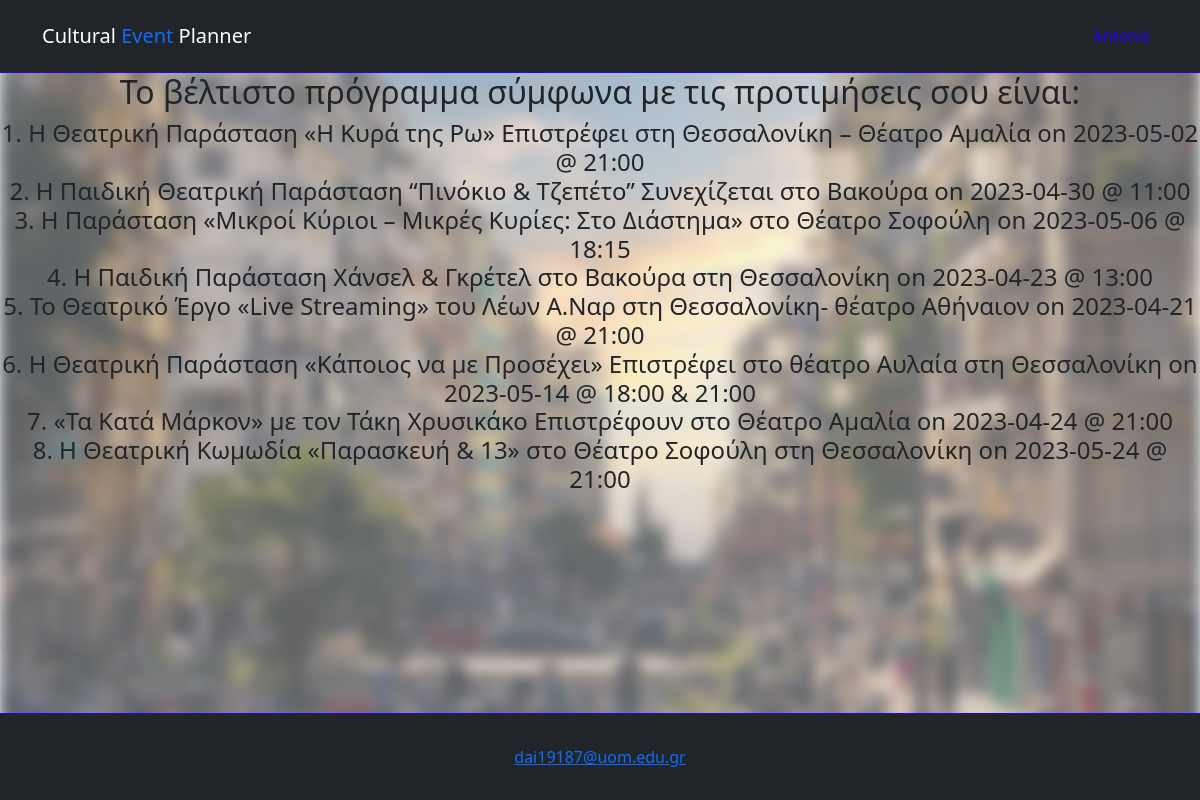
Screenshot of /result (signed in) with the database file from the repository.
### website/models.py (models this page shows)
class Result(db.Model):
    id = db.Column(db.Integer , primary_key = True )
    result = db.Column(db.String(1000))
    user_id =db.Column(db.Integer , db.ForeignKey('user.id'))

### website/result.py (the view)
@res.route('/result' , methods = ['GET' , 'POST'])
def result():
    id = current_user.id
    if request.method =='POST':
        result = list()
        weight = {}
        global count_id
        try:
            Result.query.filter_by(user_id=id).delete()
            db.session.commit()
        except:
            db.session.rollback()
        handle_request()
        for i in range(len(keys)) :
                weight[keys[i]]=values[i]
        items= list(weight.items())
        items.sort(key=lambda x: x[0])
        sorted_weight = {k: v for k, v in items}
        eventList= Event.query.all()
        DateList = Date.query.all()
        selected_array=list()
        for num in sorted_weight.keys():
            for i in range(len(eventList)):
                if num == eventList[i].id:
                    selected_array.append(eventList[i])
        Date_array=list()
        for events in selected_array:
            for date in DateList:
                if events.id == date.event_id:
                    Date_array.append(date)
        values_prior=list()
        for p in sorted_weight.values():
            values_prior.append(p)
        solver = pywraplp.Solver('EventScheduler', pywraplp.Solver.CBC_MIXED_INTEGER_PROGRAMMING)
        event_vars = {}
        date_vars = {}
        for event in selected_array:
            for date in Date_array:
                if date.event_id == event.id:
                    event_key = event.name
                    date_key = date.day.strftime("%Y-%m-%d")
                    if event_key not in event_vars:
                        event_vars[event_key] = {}
                    event_vars[event_key][date_key] = solver.BoolVar('')
                    if date_key not in date_vars:
                        date_vars[date_key] = solver.BoolVar('')
        for event_key in event_vars.keys():
            solver.Add(solver.Sum([event_vars[event_key][date_key] for date_key in event_vars[event_key].keys()]) <= 1)
        for date_key in date_vars.keys():
            solver.Add(solver.Sum([event_vars[event_key][date_key] for event_key in event_vars.keys() if date_key in event_vars[event_key]]) <= 1)
        objective = solver.Objective()
        c=0
        for event_key in event_vars.keys():
            priority = values_prior[c] # get the priority weight for this event
            c+=1
            for date_key in event_vars[event_key].keys():
                objective.SetCoefficient(event_vars[event_key][date_key], priority) # set the coefficient for this event and date combination
        objective.SetMaximization()
        p = 0
        status = solver.Solve()
        if status == solver.OPTIMAL:
            for event_key in event_vars.keys():
                for date_key in event_vars[event_key].keys():
                    if event_vars[event_key][date_key].solution_value() == 1:
                        p += 1
                        evid= Event.query.filter_by(name=event_key).first()
                        eventID=evid.id
                        obj  =  Date.query.filter_by(day=date_key).filter_by(event_id=eventID).first()
                        time = obj.time
                        result_string =str(p)+". "+ event_key + " on " + date_key +" @ " + time
                        result.append(result_string)
                        r = Result.query.filter_by(id = id).first()
                        if not r:
                            new_result = Result(result = result_string , user_id =id )
                            try:
                                db.session.add(new_result)
                            except:
                                db.session.rollback()
                                print("Raised Exeption result!!")
                                raise
        else:
            print("Solver returned non-optimal solution")
        db.session.commit()
        return  render_template('/result.html', user=  current_user, result= result)
    else:
        final_result = list()
        result = Result.query.filter_by(user_id = id).all()
        for result_item in result:
            final_result.append(result_item.result+'\n')
        return  render_template('/result.html', user=  current_user, result = final_result)

### website/templates/result.html (shortened to what this page needs)
<!DOCTYPE html>
<html>
<head>
    <link rel="stylesheet" href="static/front/stylesheet.css">
    <link href="https://cdn.jsdelivr.net/npm/bootstrap@5.3.0-alpha3/dist/css/bootstrap.min.css" rel="stylesheet">
</head>
<body style="background-color:aliceblue; text-align: center;">
    <nav class="navbar navbar-expand-lg navbar-dark bg-dark py-3 " style="border-bottom: 1px solid #2600ff">
        <div class="container">
          <a href="/" class="navbar-brand">Cultural <span class="text-primary">Event</span> Planner</a>
          <div class="collapse navbar-collapse" id="navmenu">
            <ul class="navbar-nav ms-auto">
                  <li class="nav-item">
                    <a href="/UserEvents" class="nav-link" style="color: #2600ff;">{{user.firstName}}</a>
                </li>
            </ul>
          </div>
        </div>
    </nav>
    <div>
        <img class="background" src="static/img/thess.jpg" alt="Aleq">
        {% if result  %}
        <h2>Το βέλτιστο πρόγραμμα σύμφωνα με τις προτιμήσεις σου είναι:</h2>
        <h4>
          {% for r in result %}
          {{r}}<br>
          {% endfor %}
          </h4>
        {%else%}
         Ωχ! Παρακαλώ επιλέξτε τις παραστάσεις για να βγεί κάποιο αποτέλεσμα.
        {%endif%}
    </div>
</body>
<footer class="p-4 bg-dark text-white text-center"  style="border-top: 1px solid #2600ff" >
    <div class="container">
      <button type="button" class="btn btn-link">dai19187@uom.edu.gr</button>
  </div>
  </footer>
</html>

### website/static/front/stylesheet.css (style rules this page uses)
img.background { position: absolute; left: 0px; top: 0px; z-index: -1; width: 100%; opacity: 0.60; height: 100%; -webkit-filter: blur(5px); filter: blur(7px); }
footer { position: fixed; bottom: 0; width: 100%; }

### rows the page displays
Result: result "1. Η Θεατρική Παράσταση «Η Κυρά της Ρω» Επιστρέφει στη Θεσσαλονίκη – Θέατρο Αμαλία on 2023-05-02 @ 21:00"
Result: result "2. Η Παιδική Θεατρική Παράσταση “Πινόκιο & Τζεπέτο” Συνεχίζεται στο Βακούρα on 2023-04-30 @ 11:00"
Result: result "3. Η Παράσταση «Μικροί Κύριοι – Μικρές Κυρίες: Στο Διάστημα» στο Θέατρο Σοφούλη on 2023-05-06 @ 18:15"
Result: result "4. Η Παιδική Παράσταση Χάνσελ & Γκρέτελ στο Βακούρα στη Θεσσαλονίκη on 2023-04-23 @ 13:00"
Result: result "5. Το Θεατρικό Έργο «Live Streaming» του Λέων Α.Ναρ στη Θεσσαλονίκη- θέατρο Αθήναιον on 2023-04-21 @ 21:00"
Result: result "6. Η Θεατρική Παράσταση «Κάποιος να με Προσέχει» Επιστρέφει στο θέατρο Αυλαία στη Θεσσαλονίκη on 2023-05-14 @ 18:00 & 21:00"
Result: result "7. «Τα Κατά Μάρκον» με τον Τάκη Χρυσικάκο Επιστρέφουν στο Θέατρο Αμαλία on 2023-04-24 @ 21:00"
Result: result "8. Η Θεατρική Κωμωδία «Παρασκευή & 13» στο Θέατρο Σοφούλη στη Θεσσαλονίκη on 2023-05-24 @ 21:00"
